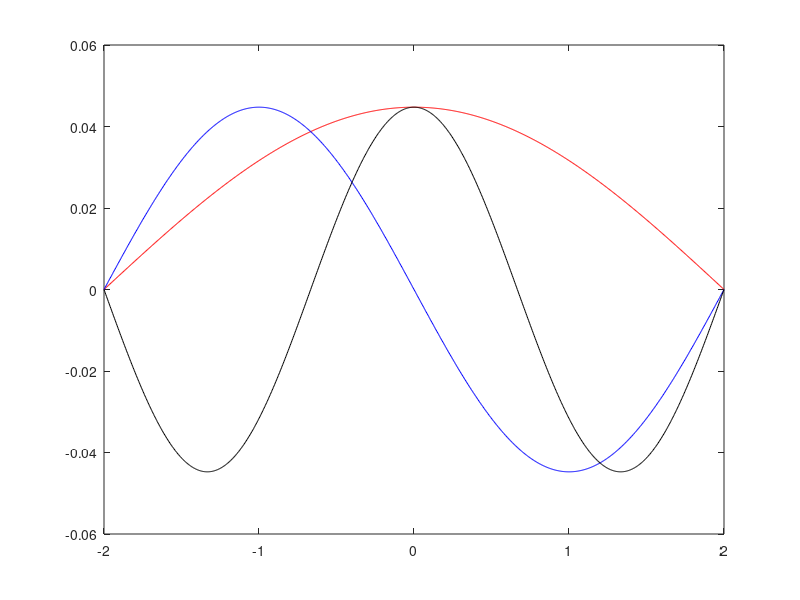

Write the MATLAB code that produced this figure.
N=1000;
L=2;
x=linspace(-L,L,N)';
dx=x(2)-x(1);

Lap = (-2*diag(ones(N,1),0) + diag(ones((N-1),1),1) + diag(ones((N-1),1),-1))/(dx^2);
% Next modify Lap so that it is consistent with f(0) = f(L) = 0 
Lap(1,1) = 0; Lap(1,2) = 0; Lap(2,1) = 0; % So that f(0) = 0 
Lap(N,N-1) = 0; Lap(N-1,N) = 0; Lap(N,N) = 0;% So that f(L) = 0

hbar = 1; 
m = 0.067; 
H = -(1/2)*(hbar^2/m)*Lap;
% Solve for eigenvector matrix V and eigenvalue matrix E of H 
[V,E] = eig(H);
% Plot lowest 3 eigenfunctions
plot(x,V(:,3),'r',x,V(:,4),'b',x,V(:,5),'k'); shg;
E; % display eigenvalue matrix
diag(E); % display a vector containing the eigenvalues

